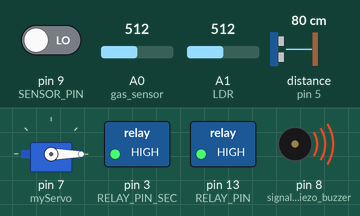
Simulated run of this sketch. Board: Arduino Uno, built with avr-gcc and run on an emulated ATmega328P. Parts: servo, switched loads named in the sketch (green lamp = pin HIGH), buzzer (waves = sounding). Wiring (inferred from the names in the program): ultrasonic range finder: trigger pin 6; echo pin 5. The inputs (shaded band) are chosen by the test bench; at power-on: distance to the obstacle (sensor on pin 5) 80 cm, A1 (LDR) = 512, pin 9 (SENSOR_PIN) LOW, A0 (gas_sensor) = 512. The echo pulse lasts 58.3 µs per cm; pins used as bus, display or sensor lines are not drawn; what the sketch prints to the serial monitor is not drawn.

Above: at 0.94 s.
1.3 s: distance to the obstacle (sensor on pin 5) set to 12 cm
4.3 s: distance to the obstacle (sensor on pin 5) set to 9 cm
At 4.65 s:
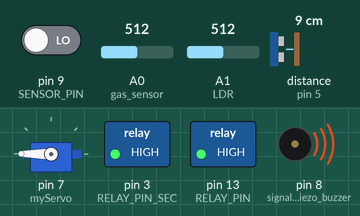
7.3 s: A1 (LDR) set to 162
10.3 s: A1 (LDR) set to 135
At 10.59 s:
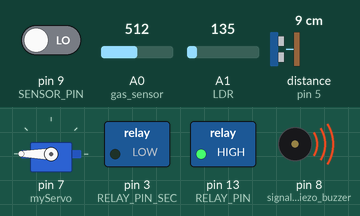
13.3 s: pin 9 (SENSOR_PIN) driven HIGH
At 13.55 s:
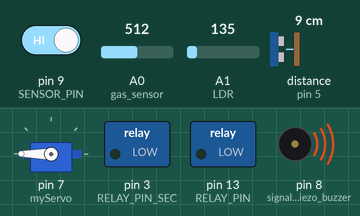
16.3 s: distance to the obstacle (sensor on pin 5) set to 18 cm
At 16.86 s:
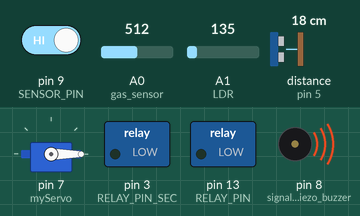
Timing chart, 0 to 20.3 s (numbered marks = the images above; inputs shaded):
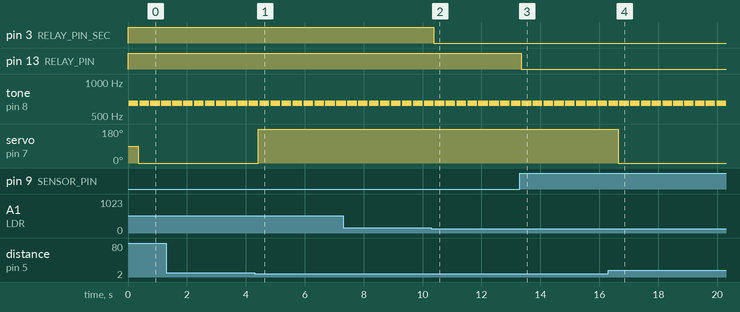

The sketch:

hardwarecode.ino
```cpp
#include <Servo.h>

int output1Value = 0;
int sen1Value = 0;
int sen2Value = 0;
int const gas_sensor = A0;
int const LDR = A1;
int limit = 50;
const int trigPin = 6;
const int echoPin = 5;
const int threshold = 10;  // threshold to turn LED on
int SENSOR_PIN= 9;
#define RELAY_PIN  13
#define RELAY_PIN_SEC  3
long duration;
int distance;

int calculateDistance(){

  digitalWrite(trigPin, LOW);
  delayMicroseconds(2);
  // Sets the trigPin on HIGH state for 10 micro seconds
  digitalWrite(trigPin, HIGH);
  delayMicroseconds(10);
  digitalWrite(trigPin, LOW);
  duration = pulseIn(echoPin, HIGH); // Reads the echoPin, returns the sound wave travel time in microseconds
  distance= duration*0.034/2;
  return distance;
}

Servo myServo;

void setup()
{
   Serial.begin(9600);    //initialize serial communication
  pinMode(LDR, INPUT);   //LDR
  pinMode(gas_sensor,INPUT);        //gas sensor **** clear
  pinMode(RELAY_PIN, OUTPUT);
  pinMode(RELAY_PIN_SEC, OUTPUT); //connected to relay done
  myServo.attach(7, 500, 2500); //servo motor
  pinMode(8,OUTPUT);      //signal to piezo buzzer
  pinMode(9, INPUT);    //signal to PIR
  pinMode(trigPin, OUTPUT); // Sets the trigPin as an Output
  pinMode(echoPin, INPUT); // Sets the echoPin as an Input
  myServo.attach(7); // Defines on which pin is the servo motor attached

}

void loop()
{
Serial.print(" || ");
int sensor_ldr = analogRead(LDR);   // read sensor value
  if(sensor_ldr < 150){  // if sensor reading is less than threshold
    Serial.print("Light ON : LDR Value - ");
    Serial.print(sensor_ldr);
    digitalWrite(RELAY_PIN_SEC, LOW);
  }
  else{
    Serial.print(" Light OFF : LDR Value - ");
    Serial.print(sensor_ldr);
    digitalWrite(RELAY_PIN_SEC, HIGH);
  }
 Serial.print(" || ");
//--------------------------------------------------------------
        //------ light & fan control --------//
//--------------------------------------------------------------

  //If object movement is detected then the sensor value will be 1 else the value will be 0
  int sensorValue = digitalRead(SENSOR_PIN);
  if (sensorValue == HIGH)
  {
    Serial.print("Motion Detected! : " );
    Serial.print(sensorValue);
    digitalWrite(RELAY_PIN, LOW);  //Relay is low level triggered relay so we need to write LOW to switch on the light
  }
  else
  {
    digitalWrite(RELAY_PIN, HIGH);
    Serial.print("NO Motion Detected : " );
    Serial.print(sensorValue);
  }
  Serial.print(" || ");
//---------------------------------------------------------------
       // ------- Gas Sensor --------//
//---------------------------------------------------------------

int val = analogRead(gas_sensor);      //read sensor value
  Serial.print("No Smoke at all : ");
  Serial.print(val);           //Printing in serial monitor
  if (val > 300)
    {
      tone(8, 650);
      Serial.print("Alert! Smoke Detected : ");
      Serial.print(val);
    }
  delay(300);
  noTone(8);

 //--------------------------------------------------------------
      //-------  Ultrasonic & servo motor  ---------//
 //-------------------------------------------------------------
  Serial.print(" || ");
  distance = calculateDistance();// Calls a function for calculating the distance measured by the Ultrasonic sensor for each degree
  if (distance < 10)
    {
      myServo.write(180);
      Serial.print("Ultrasonic : ");
      Serial.print(distance);
    }
    else
    {
      myServo.write(0);
      Serial.print("Ultrasonic ");
      Serial.print(distance);
  }
  Serial.println(" || ");
}
```

Measured:
- the behaviour switches between 11 and 10 cm on distance to the obstacle (sensor on pin 5) (found by bisection; images 0 and 1)
- the behaviour switches between 150 and 149 on A1 (LDR) (found by bisection; images 1 and 2)
- after the input at 4.3 s, servo on pin 7 (myServo): 0° → 180° after 0.13 s
- after the input at 10.3 s, pin 3 (RELAY_PIN_SEC): HIGH → LOW after 0.08 s
- after the input at 13.3 s, pin 13 (RELAY_PIN): HIGH → LOW after 0.05 s
- after the input at 16.3 s, servo on pin 7 (myServo): 180° → 0° after 0.35 s
- by itself, tone on pin 8 (signal_to_piezo_buzzer): alternates 650 Hz for 0.33 s and silent for 0.04 s
